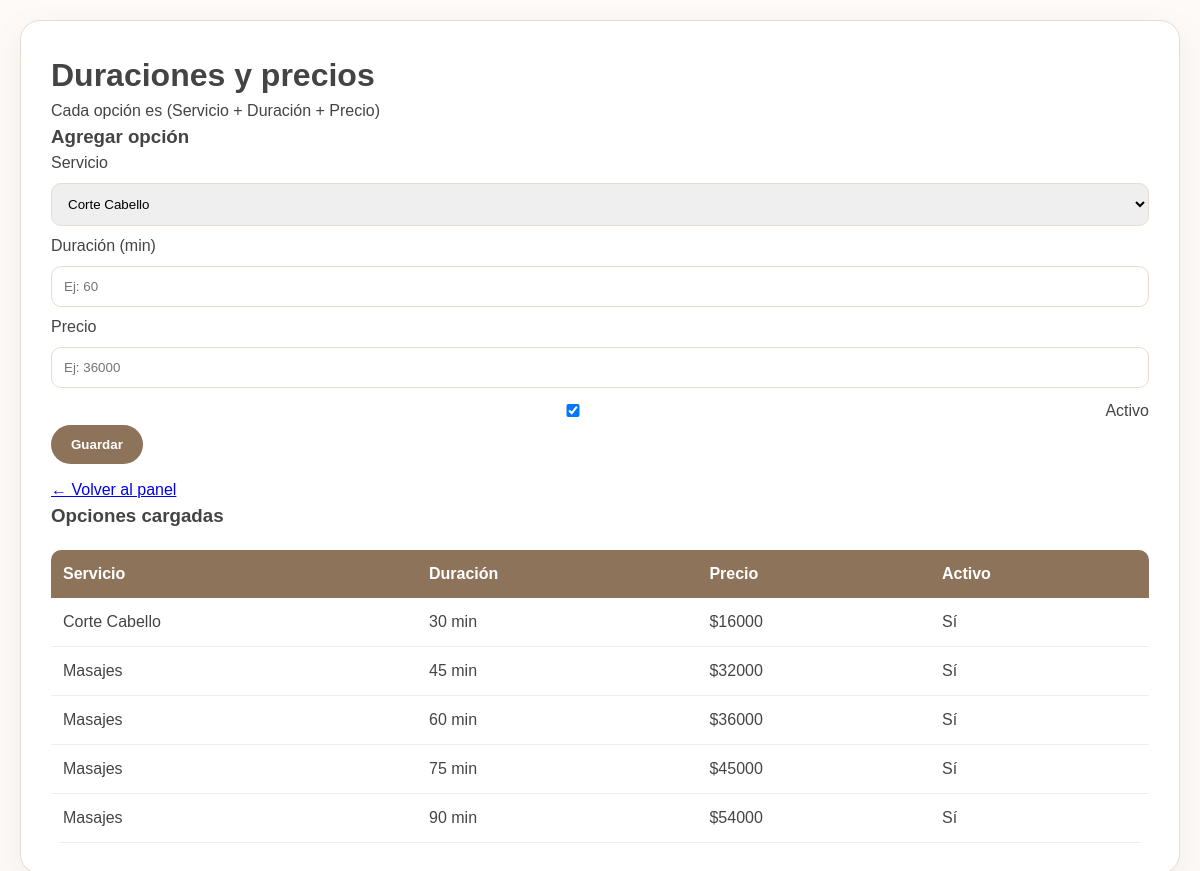
/admin/opciones (signed in), run on an earlier commit of the app's database.
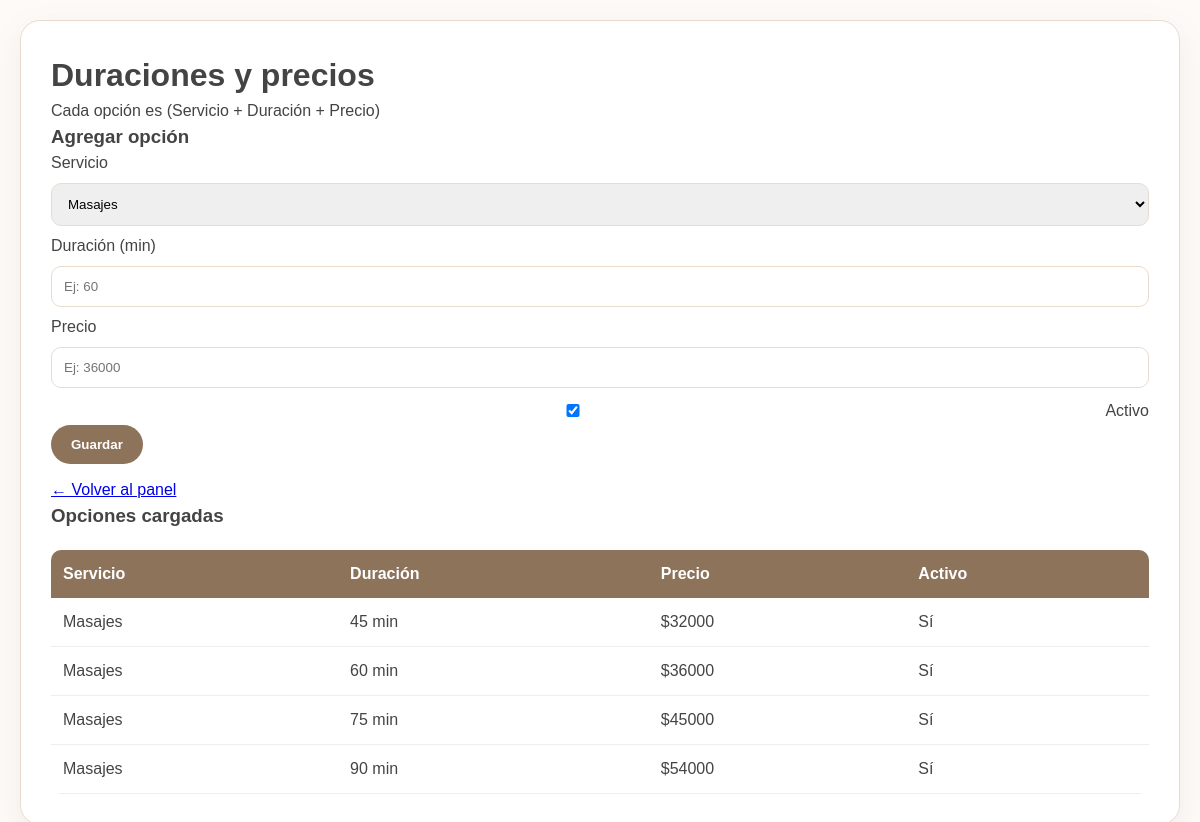
And on a later commit of the database.
### app.py (models this page shows)
class ServicioOpcion(db.Model):
    id = db.Column(db.Integer, primary_key=True)
    servicio_id = db.Column(db.Integer, db.ForeignKey("servicio.id"), nullable=False)
    duracion = db.Column(db.Integer, nullable=False)  # minutos
    precio = db.Column(db.Integer, nullable=False)
    activo = db.Column(db.Boolean, default=True)
    servicio = db.relationship("Servicio", backref="opciones")

class Servicio(db.Model):
    id = db.Column(db.Integer, primary_key=True)
    nombre = db.Column(db.String(120), nullable=False)
    activo = db.Column(db.Boolean, default=True)

### app.py (the view, shortened to what this page needs)
@app.route("/admin/opciones", methods=["GET", "POST"])
@admin_required
def admin_opciones():
    servicios = Servicio.query.order_by(Servicio.nombre).all()
    opciones = ServicioOpcion.query.join(Servicio).order_by(Servicio.nombre, ServicioOpcion.duracion).all()
    return render_template("admin_opciones.html", servicios=servicios, opciones=opciones)

### app.py (called while the page is built)
def admin_required(f):
    @wraps(f)
    def wrapper(*args, **kwargs):
        if not session.get("is_admin"):
            return redirect(url_for("admin_login"))
        return f(*args, **kwargs)
    return wrapper

### templates/admin_opciones.html (shortened to what this page needs)
<!DOCTYPE html>
<html lang="es">
<head>
  <link rel="stylesheet" href="/static/style.css">
</head>
<body>
  <div class="admin-container">
    <div class="page-header">
      <h1>Duraciones y precios</h1>
      <p class="subtitle">Cada opción es (Servicio + Duración + Precio)</p>
    </div>
    <div class="admin-grid">
      <div class="admin-card">
        <h3>Agregar opción</h3>
        <form method="POST">
          <label>Servicio</label>
          <select name="servicio_id" required>
            {% for s in servicios %}
              <option value="{{ s.id }}">{{ s.nombre }}</option>
            {% endfor %}
          </select>
          <label>Duración (min)</label>
          <input type="number" name="duracion" placeholder="Ej: 60" required>
          <label>Precio</label>
          <input type="number" name="precio" placeholder="Ej: 36000" required>
          <label style="display:flex; gap:10px; align-items:center;">
            <input type="checkbox" name="activo" checked>
            Activo
          </label>
          <button type="submit" class="btn-pro">Guardar</button>
        </form>
        <div style="margin-top:14px;">
          <a href="/admin">← Volver al panel</a>
        </div>
      </div>
      <div class="admin-card">
        <h3>Opciones cargadas</h3>
        <div class="table-wrap">
          <table>
            <thead>
              <tr>
                <th>Servicio</th>
                <th>Duración</th>
                <th>Precio</th>
                <th>Activo</th>
              </tr>
            </thead>
            <tbody>
              {% for o in opciones %}
                <tr>
                  <td>{{ o.servicio.nombre }}</td>
                  <td>{{ o.duracion }} min</td>
                  <td>${{ o.precio }}</td>
                  <td>{{ "Sí" if o.activo else "No" }}</td>
                </tr>
              {% else %}
                <tr><td colspan="4">No hay opciones</td></tr>
              {% endfor %}
            </tbody>
          </table>
        </div>
      </div>
    </div>
  </div>
</body>
</html>

What changed in the data, as far as the page shows it:
removed ServicioOpcion: servicio.nombre "Corte Cabello", duracion "30", precio "16000", activo "Sí"
changed ServicioOpcion (number 1 of 4 on the later page): duracion "60" → "45"; precio "36000" → "32000"; moves up the list
changed ServicioOpcion (number 2 of 4 on the later page): duracion "45" → "60"; precio "32000" → "36000"
Also different on the page:
form field servicio_id: "Corte Cabello" → "Masajes"
